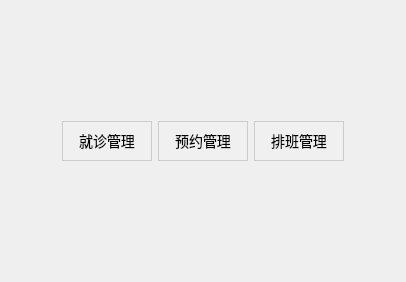
<?xml version="1.0" encoding="UTF-8"?>
<ui version="4.0">
 <class>AppointmentView</class>
 <widget class="QWidget" name="AppointmentView">
  <property name="geometry">
   <rect>
    <x>0</x>
    <y>0</y>
    <width>406</width>
    <height>282</height>
   </rect>
  </property>
  <property name="windowTitle">
   <string>Form</string>
  </property>
  <layout class="QGridLayout" name="gridLayout">
   <item row="0" column="1">
    <spacer name="verticalSpacer_2">
     <property name="orientation">
      <enum>Qt::Orientation::Vertical</enum>
     </property>
     <property name="sizeHint" stdset="0">
      <size>
       <width>20</width>
       <height>109</height>
      </size>
     </property>
    </spacer>
   </item>
   <item row="1" column="0">
    <spacer name="horizontalSpacer">
     <property name="orientation">
      <enum>Qt::Orientation::Horizontal</enum>
     </property>
     <property name="sizeHint" stdset="0">
      <size>
       <width>50</width>
       <height>20</height>
      </size>
     </property>
    </spacer>
   </item>
   <item row="1" column="1">
    <layout class="QHBoxLayout" name="horizontalLayout">
     <item>
      <widget class="QPushButton" name="btVisit">
       <property name="styleSheet">
        <string notr="true">QPushButton {
    border: 1px solid #ccc; /* 浅灰色边框 */
    background-color: #f0f0f0; /* 浅灰背景 */
    padding: 8px 16px; /* 内边距 */
    font-size: 14px;
}
QPushButton:hover {
    background-color: #e0e0e0; /*  hover效果 */
}</string>
       </property>
       <property name="text">
        <string>就诊管理</string>
       </property>
      </widget>
     </item>
     <item>
      <widget class="QPushButton" name="btAppointment">
       <property name="styleSheet">
        <string notr="true">QPushButton {
    border: 1px solid #ccc; /* 浅灰色边框 */
    background-color: #f0f0f0; /* 浅灰背景 */
    padding: 8px 16px; /* 内边距 */
    font-size: 14px;
}
QPushButton:hover {
    background-color: #e0e0e0; /*  hover效果 */
}</string>
       </property>
       <property name="text">
        <string>预约管理</string>
       </property>
      </widget>
     </item>
     <item>
      <widget class="QPushButton" name="btSchedule">
       <property name="styleSheet">
        <string notr="true">QPushButton {
    border: 1px solid #ccc; /* 浅灰色边框 */
    background-color: #f0f0f0; /* 浅灰背景 */
    padding: 8px 16px; /* 内边距 */
    font-size: 14px;
}
QPushButton:hover {
    background-color: #e0e0e0; /*  hover效果 */
}</string>
       </property>
       <property name="text">
        <string>排班管理</string>
       </property>
      </widget>
     </item>
    </layout>
   </item>
   <item row="1" column="2">
    <spacer name="horizontalSpacer_2">
     <property name="orientation">
      <enum>Qt::Orientation::Horizontal</enum>
     </property>
     <property name="sizeHint" stdset="0">
      <size>
       <width>50</width>
       <height>20</height>
      </size>
     </property>
    </spacer>
   </item>
   <item row="2" column="1">
    <spacer name="verticalSpacer">
     <property name="orientation">
      <enum>Qt::Orientation::Vertical</enum>
     </property>
     <property name="sizeHint" stdset="0">
      <size>
       <width>20</width>
       <height>109</height>
      </size>
     </property>
    </spacer>
   </item>
  </layout>
 </widget>
 <resources/>
 <connections/>
</ui>
